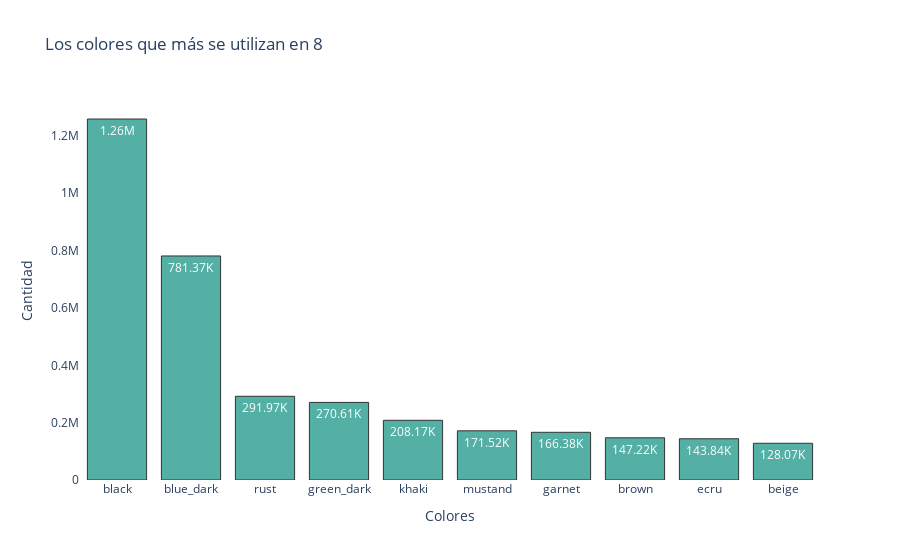

Notebook code for this chart:
### Code cell
colores = paleta[1]
orden=orden[0:10]
fig = go.Figure(data=[go.Bar(x=orden, y=orden1,text=orden,textposition='auto',texttemplate = [human_format(a) for a in orden1], orientation='v')])
fig.update_traces(marker_color=colores,marker_line_width=1, opacity=0.8, marker_line_color = 'black')

fig.update_layout(
    title='Los colores que más se utilizan en 8',
    xaxis_title = 'Colores',
    yaxis_title = 'Cantidad',
    paper_bgcolor='white',
    plot_bgcolor='white')

### Figure 1 — Plotly figure (JSON) as saved in the notebook; plotly's stock layout.template omitted (floating-point values rounded to 4 significant figures)
{"data": [{"marker": {"color": "#2A9D8F", "line": {"color": "black", "width": 1}}, "opacity": 0.8, "orientation": "v", "text": ["black", "blue_dark", "rust", "green_dark", "khaki", "mustand", "garnet", "brown", "ecru", "beige"], "textposition": "auto", "texttemplate": ["1.26M", "781.37K", "291.97K", "270.61K", "208.17K", "171.52K", "166.38K", "147.22K", "143.84K", "128.07K", "126.74K", "124.03K", "116.54K", "115.42K", "107.87K", "106.24K", "100.72K", "86.74K", "83.24K", "67.72K", "48.39K", "43.94K", "41.73K", "36.07K", "34.35K", "29.08K", "28.03K", "23.62K", "21.86K", "20.63K", "18.27K", "17.99K", "17.89K", "11.71K", "9.76K", "7.38K", "6.51K", "3.16K", "1.07K"], "type": "bar", "x": ["black", "blue_dark", "rust", "green_dark", "khaki", "mustand", "garnet", "brown", "ecru", "beige"], "y": [1259041, 781371, 291966, 270609, 208167, 171524, 166378, 147223, 143840, 128071, 126741, 124029, 116544, 115417, 107868, 106236, 100715, 86737, 83243, 67722, 48387, 43936, 41729, 36069, 34350, 29084, 28031, 23616, 21862, 20634, 18268, 17991, 17891, 11707, 9759, 7378, 6510, 3160, 1070]}], "layout": {"paper_bgcolor": "white", "plot_bgcolor": "white", "title": {"text": "Los colores que más se utilizan en 8"}, "xaxis": {"title": {"text": "Colores"}}, "yaxis": {"title": {"text": "Cantidad"}}}}
